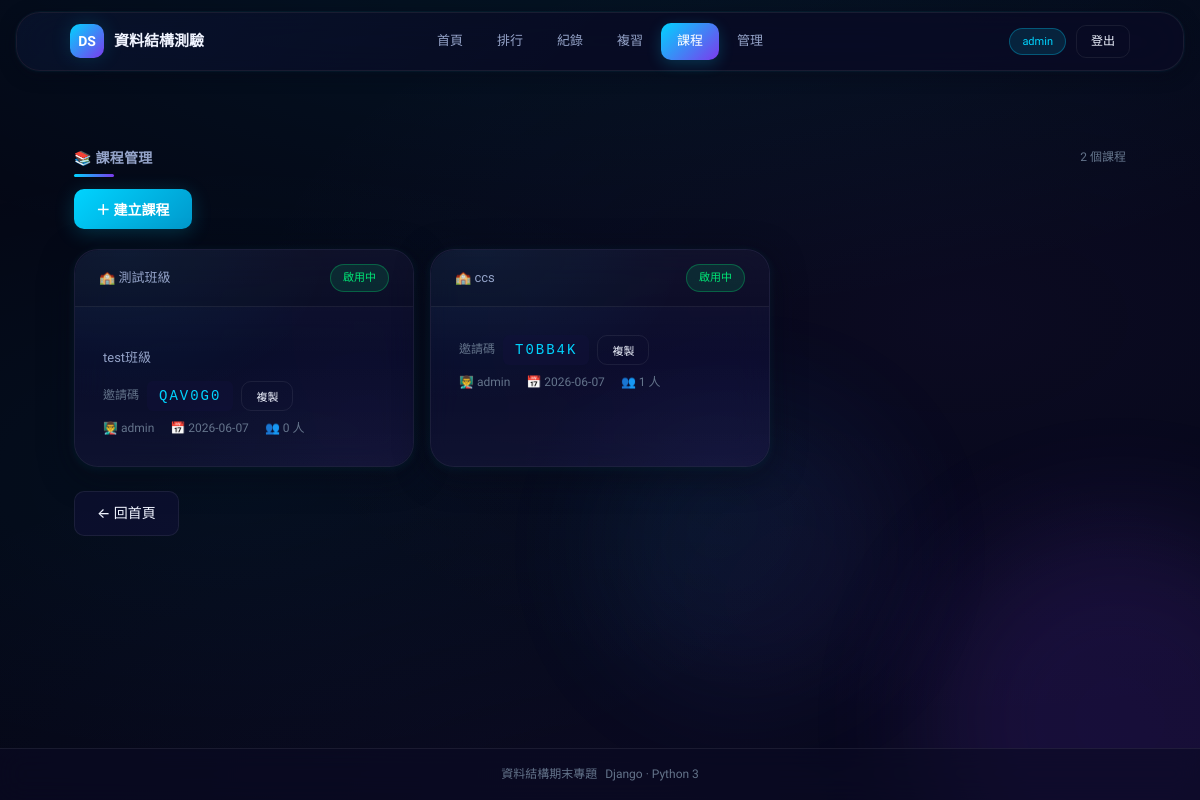
The page /classroom/ (signed in) on the database as committed earlier.
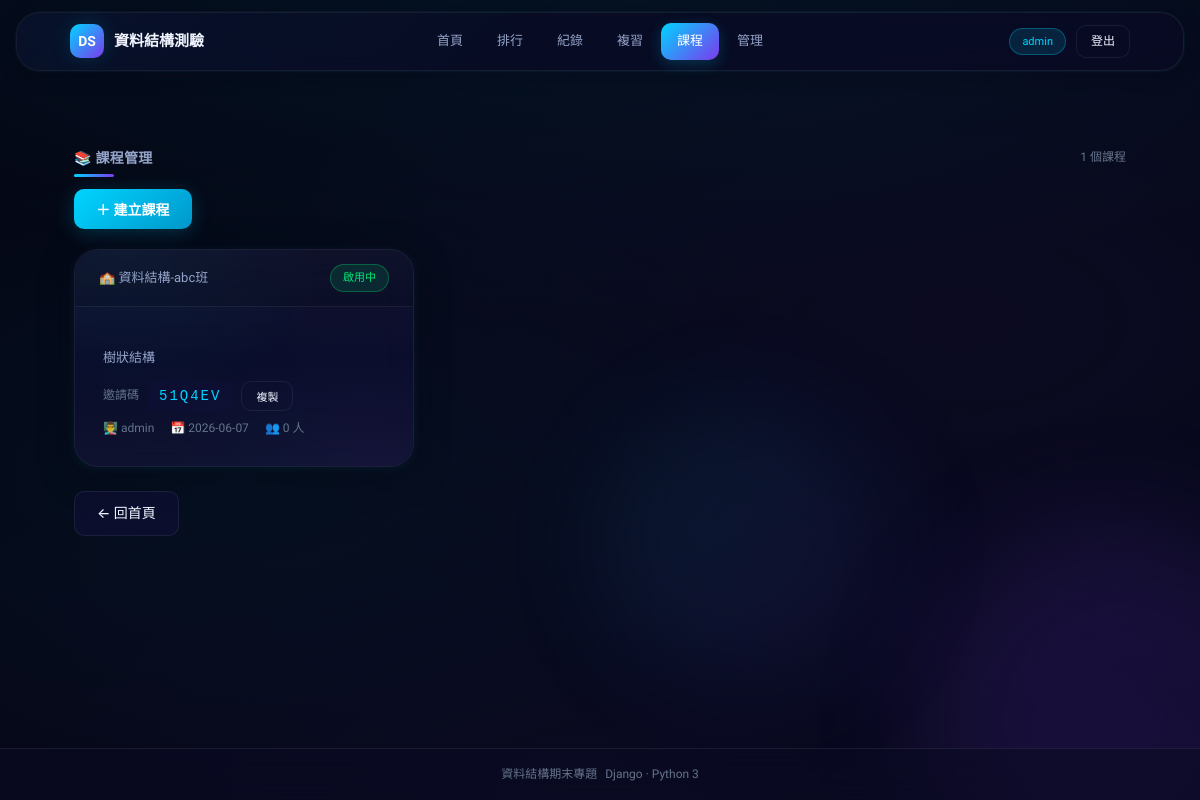
The same page on the database as committed later.
### quiz_app/models.py (models this page shows, shortened)
class User(AbstractUser):
    nickname = models.CharField(max_length=50, blank=True, verbose_name='暱稱')
    student_class = models.CharField(max_length=50, blank=True, null=True, verbose_name='班級')
    is_teacher = models.BooleanField(default=False, verbose_name='教師身分')
    class Meta:
        verbose_name = '使用者'
        verbose_name_plural = '使用者'

class Classroom(models.Model):
    name = models.CharField(max_length=100, verbose_name='班級名稱')
    teacher = models.ForeignKey(User, on_delete=models.CASCADE, related_name='classrooms', verbose_name='教師')
    invite_code = models.CharField(max_length=20, unique=True, verbose_name='邀請碼')
    description = models.TextField(blank=True, verbose_name='班級描述')
    created_at = models.DateTimeField(auto_now_add=True, verbose_name='建立時間')
    is_active = models.BooleanField(default=True, verbose_name='啟用中')
    class Meta:
        verbose_name = '班級'
        verbose_name_plural = '班級'
        ordering = ['-created_at']

### quiz_app/views.py (the view)
# urls.py: path('classroom/', views.classroom_list, name='classroom_list'),
def classroom_list(request):
    if not request.user.is_authenticated or not request.user.is_teacher:
        return redirect('home')
    classrooms = Classroom.objects.filter(teacher=request.user).order_by('-created_at')
    return render(request, 'quiz_app/classroom_list.html', {
        'classrooms': classrooms,
    })

### quiz_app/templates/quiz_app/classroom_list.html (shortened to what this page needs)
<!DOCTYPE html>
<html lang="zh-Hant">
<head>
  {% load static %}
  <link rel="stylesheet" href="{% static 'quiz_app/css/style.css' %}"/>
</head>
<body>
<div class="stars">
</div>
<div class="floating-orb"></div><div class="floating-orb"></div><div class="floating-orb"></div>
<div class="app">
  <header class="header">
    <div class="header-inner">
      <a class="brand" href="{% url 'home' %}">
        <span class="brand-icon">DS</span>
        <span>資料結構測驗</span>
      </a>
      <nav class="nav" id="main-nav">
        <a class="nav-link" href="{% url 'home' %}">首頁</a>
        <a class="nav-link" href="{% url 'leaderboard' %}">排行</a>
        <a class="nav-link" href="{% url 'quiz_records' %}">紀錄</a>
        <a class="nav-link" href="{% url 'wrong_answers' %}">複習</a>
        {% if user.is_authenticated and user.is_teacher %}
        <a class="nav-link active" href="{% url 'classroom_list' %}">課程</a>
        {% elif user.is_authenticated %}
        <a class="nav-link" href="{% url 'classroom_my' %}">課程</a>
        {% endif %}
        {% if user.is_staff %}
        <a class="nav-link" href="{% url 'admin_panel' %}">管理</a>
        {% endif %}
      </nav>
      <div class="header-meta">
        {% if user.is_authenticated %}
          <span class="tag tag-cyan" id="user-tag" onclick="openProfileModal()" style="cursor:pointer;" data-nickname="{{ user.nickname|default:'' }}" data-email="{{ user.email|default:'' }}" data-student-class="{{ user.student_class|default:'' }}">{{ user.nickname|default:user.username }}</span>
          <a href="{% url 'logout' %}" class="btn btn-sm btn-ghost">登出</a>
        {% endif %}
      </div>
    </div>
  </header>
  <main>
    <div class="container">
      <div class="section-head">
        <h3 class="section-title">📚 課程管理</h3>
        <span class="section-meta">{{ classrooms|length }} 個課程</span>
      </div>
      <div style="margin-bottom:20px;">
        <button class="btn btn-primary" onclick="openCreateModal()">＋ 建立課程</button>
      </div>
      {% if classrooms %}
      <div style="display:grid;grid-template-columns:repeat(auto-fill,minmax(320px,1fr));gap:16px;">
        {% for c in classrooms %}
        <div class="panel" style="cursor:pointer;" onclick="window.location='{% url 'classroom_detail' c.id %}'">
          <div class="panel-header">
            <span>🏫 {{ c.name }}</span>
            {% if c.is_active %}<span class="tag tag-mint">啟用中</span>{% else %}<span class="tag tag-coral">已關閉</span>{% endif %}
          </div>
          <div class="panel-body">
            {% if c.description %}<p style="color:var(--text-muted);font-size:13px;margin-bottom:12px;">{{ c.description }}</p>{% endif %}
            {% if c.is_active %}
            <div style="display:flex;gap:8px;align-items:center;margin-bottom:8px;">
              <span class="dim" style="font-size:12px;">邀請碼</span>
              <code style="background:var(--glass-bg);padding:4px 12px;border-radius:var(--radius-sm);font-size:14px;letter-spacing:2px;color:var(--cyan);">{{ c.invite_code }}</code>
              <button class="btn btn-sm btn-ghost" onclick="event.stopPropagation();copyCode('{{ c.invite_code }}')" style="font-size:11px;">複製</button>
            </div>
            {% endif %}
            <div style="display:flex;gap:16px;font-size:12px;color:var(--text-dim);">
              <span>👨‍🏫 {{ c.teacher.nickname }}</span>
              <span>📅 {{ c.created_at|date:"Y-m-d" }}</span>
              <span>👥 {{ c.enrollments.count }} 人</span>
            </div>
          </div>
        </div>
        {% endfor %}
      </div>
      {% else %}
      <div class="empty">
        <div>尚未建立任何課程</div>
        <div style="margin-top:8px;color:var(--text-faint);">點擊上方按鈕建立你的第一個課程！</div>
      </div>
      {% endif %}
      <div style="margin-top:24px;">
        <a class="btn" href="{% url 'home' %}">← 回首頁</a>
      </div>
    </div>
  </main>
  <footer class="app-footer">
    <div class="container footer-inner" style="padding:0;">
      <div class="dim" style="font-size:12px">資料結構期末專題</div>
      <div class="dim" style="font-size:12px">Django · Python 3</div>
    </div>
  </footer>
</div>
</body>
</html>

Rows that differ between the two databases and show on the page:
removed Classroom: name "測試班級", is_active "啟用中", description "test班級", invite_code "QAV0G0", teacher.nickname "admin", created_at "2026-06-07", enrollments.count "0"
removed Classroom: name "ccs", is_active "啟用中", invite_code "T0BB4K", teacher.nickname "admin", created_at "2026-06-07", enrollments.count "1"
added Classroom: name "資料結構-abc班", is_active "啟用中", description "樹狀結構", invite_code "51Q4EV", teacher.nickname "admin", created_at "2026-06-07", enrollments.count "0"
Other text that changed with them:
{{ classrooms|length }}: "2" → "1"
